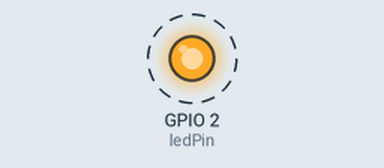
Bench run of a sketch on a simulated ESP8266 (NodeMCU). On the bench: output pins drawn as LEDs (lit = HIGH). Dashed ring = blinking. WiFi joins after 1.5 s; servers stay silent unless stated; what the sketch prints to the serial monitor is not drawn.

Above: at 1.62 s.
Timing chart, 0 to 4.5 s (numbered marks = the images above):
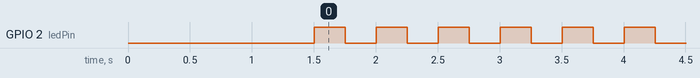

The sketch:

OTAAAA_please.ino
```cpp
#include <ESP8266WiFi.h>
#include <ESP8266mDNS.h>
#include <WiFiUdp.h>
#include <ArduinoOTA.h>

const char* ssid = "XLGO-75C3";
const char* password = "46266172";

//Blink LED pin
int ledPin = 2;

//To make Arduino software autodetect OTA device
WiFiServer TelnetServer(8266);

void setup() {
  //To make Arduino software autodetect OTA device
  TelnetServer.begin();

  Serial.begin(115200);
  Serial.println("Booting...");
  WiFi.mode(WIFI_STA);
  WiFi.begin(ssid, password);
  while (WiFi.waitForConnectResult() != WL_CONNECTED) {
    Serial.println("Connection Failed! Rebooting...");
    delay(5000);
    ESP.restart();
  }
  // Port defaults to 8266
  //ArduinoOTA.setPort(8266);
  // Hostname defaults to esp8266-[ChipID]
  //ArduinoOTA.setHostname("myesp8266");
  // No authentication by default
  //ArduinoOTA.setPassword((const char *)"xxxxx");

  ArduinoOTA.onStart([]() {
    Serial.println("OTA Start");
  });
  ArduinoOTA.onEnd([]() {
    Serial.println("OTA End");
    Serial.println("Rebooting...");
  });
  ArduinoOTA.onProgress([](unsigned int progress, unsigned int total) {
    Serial.printf("Progress: %u%%\r\n", (progress / (total / 100)));
  });
  ArduinoOTA.onError([](ota_error_t error) {
    Serial.printf("Error[%u]: ", error);
    if (error == OTA_AUTH_ERROR) Serial.println("Auth Failed");
    else if (error == OTA_BEGIN_ERROR) Serial.println("Begin Failed");
    else if (error == OTA_CONNECT_ERROR) Serial.println("Connect Failed");
    else if (error == OTA_RECEIVE_ERROR) Serial.println("Receive Failed");
    else if (error == OTA_END_ERROR) Serial.println("End Failed");
  });
  ArduinoOTA.begin();
  Serial.println("Ready");
  Serial.print("IP address: ");
  Serial.println(WiFi.localIP());

  //set LED pin as output
  pinMode(ledPin, OUTPUT);
}

void loop() {
  ArduinoOTA.handle();

  //Make LED blink
  digitalWrite(ledPin, HIGH);
  delay(250);
  digitalWrite(ledPin, LOW);
  delay(250);
}
```

Measured:
- by itself, GPIO 2 (ledPin): alternates HIGH for 0.25 s and LOW for 0.25 s
